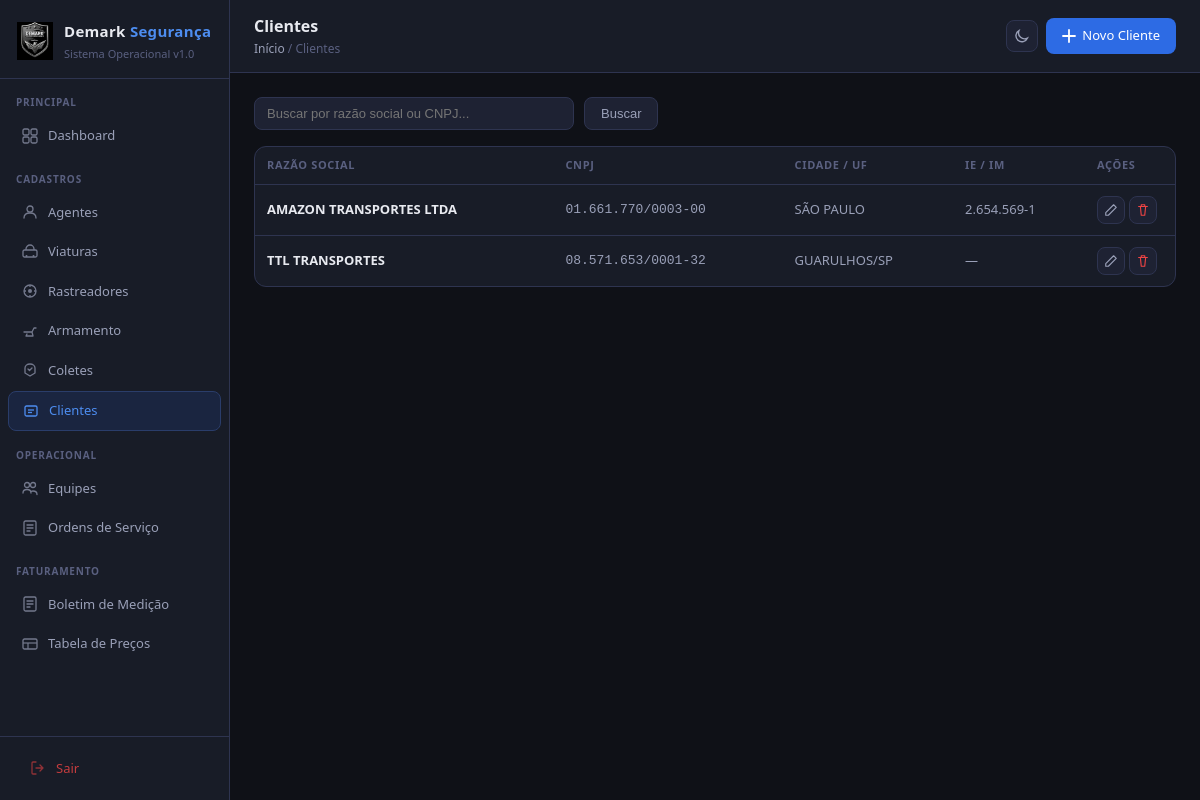
The app's page /clientes/ (signed in) with its own data.
### cadastros/models.py (models this page shows, shortened)
class Cliente(models.Model):
    razao_social = models.CharField(max_length=200, verbose_name='Razao Social')
    cnpj = models.CharField(max_length=18, unique=True, verbose_name='CNPJ')
    inscricao_estadual = models.CharField(max_length=30, blank=True, verbose_name='IE / IM')
    endereco = models.CharField(max_length=300, blank=True, verbose_name='Endereco')
    cidade_uf = models.CharField(max_length=100, blank=True, verbose_name='Cidade / UF')
    cep = models.CharField(max_length=9, blank=True, verbose_name='CEP')
    criado_em = models.DateTimeField(auto_now_add=True)
    atualizado_em = models.DateTimeField(auto_now=True)
    class Meta:
        verbose_name = 'Cliente'
        verbose_name_plural = 'Clientes'
        ordering = ['razao_social']

### cadastros/views.py (the view)
# urls.py: path('clientes/', views.cliente_list, name='cliente_list'),
@login_required
def cliente_list(request):
    q = request.GET.get('q', '')
    clientes = Cliente.objects.all()
    if q:
        clientes = clientes.filter(Q(razao_social__icontains=q) | Q(cnpj__icontains=q))
    return render(request, 'cadastros/cliente_list.html', {'clientes': clientes, 'q': q})

### cadastros/templates/cadastros/cliente_list.html (shortened to what this page needs)
{% extends 'cadastros/base.html' %}
{% block page_title %}Clientes{% endblock %}
{% block breadcrumb %}<a href="{% url 'dashboard' %}">Início</a> / Clientes{% endblock %}
{% block topbar_actions %}<a href="{% url 'cliente_create' %}" class="btn btn-primary"><svg width="14" height="14" fill="none" viewBox="0 0 14 14"><path d="M7 1v12M1 7h12" stroke="currentColor" stroke-width="1.8" stroke-linecap="round"/></svg> Novo Cliente</a>{% endblock %}
{% block content %}
<div class="search-bar">
  <form method="get" style="display:flex;gap:10px;flex:1">
    <input type="text" name="q" value="{{ q }}" placeholder="Buscar por razão social ou CNPJ...">
    <button type="submit" class="btn btn-secondary">Buscar</button>
  </form>
</div>
<div class="card" style="padding:0">
  <div class="table-wrap">
    <table>
      <thead>
        <tr><th>Razão Social</th><th>CNPJ</th><th>Cidade / UF</th><th>IE / IM</th><th style="width:90px">Ações</th></tr>
      </thead>
      <tbody>
        {% for c in clientes %}
        <tr>
          <td><strong style="color:var(--text)">{{ c.razao_social }}</strong></td>
          <td style="font-family:monospace;color:var(--text2)">{{ c.cnpj }}</td>
          <td style="color:var(--text2)">{{ c.cidade_uf|default:"—" }}</td>
          <td style="color:var(--text2)">{{ c.inscricao_estadual|default:"—" }}</td>
          <td>
            <div style="display:flex;gap:4px">
              <a href="{% url 'cliente_edit' c.pk %}" class="btn-icon" title="Editar"><svg width="14" height="14" fill="none" viewBox="0 0 16 16"><path d="M11 2l3 3L5 14H2v-3L11 2z" stroke="currentColor" stroke-width="1.3" stroke-linejoin="round"/></svg></a>
              <a href="{% url 'cliente_delete' c.pk %}" class="btn-icon" title="Excluir" style="color:var(--red)"><svg width="14" height="14" fill="none" viewBox="0 0 16 16"><path d="M3 4h10M6 4V2h4v2M5 4l1 10h4l1-10" stroke="currentColor" stroke-width="1.3" stroke-linecap="round" stroke-linejoin="round"/></svg></a>
            </div>
          </td>
        </tr>
        {% empty %}
        <tr><td colspan="5" style="text-align:center;color:var(--text3);padding:32px">Nenhum cliente encontrado.</td></tr>
        {% endfor %}
      </tbody>
    </table>
  </div>
</div>
{% endblock %}

### cadastros/templates/cadastros/base.html (style rules this page uses)
* { box-sizing:border-box;margin:0;padding:0 }
:root { --bg:#0f1117;--bg2:#181c27;--bg3:#1e2233;--bg4:#252a3a; --border:#2e3450;--border2:#3a4060; --text:#e8eaf0;--text2:#9aa0b8;--text3:#5a6080; --blue:#2d6be4;--blue2:#1a4db8;--blue-light:#4d8df0; --blue-bg:#1a2540;--blue-border:#2a3d6a; --green:#22c55e;--green-bg:#0f2a1a; --red:#ef4444;--red-bg:#2a0f0f; --amber:#f59e0b;--amber-bg:#2a1f0a; --gray:#64748b; --radius:8px;--radius-lg:12px; }
body { font-family:'Segoe UI',system-ui,sans-serif;background:var(--bg);color:var(--text);font-size:14px;line-height:1.5;display:flex;min-height:100vh }
.topbar-left .breadcrumb a { color:var(--text2);text-decoration:none }
.btn { display:inline-flex;align-items:center;gap:6px;padding:8px 16px;border-radius:var(--radius);font-size:13px;font-weight:500;cursor:pointer;border:none;text-decoration:none;transition:all .15s }
.btn-primary { background:var(--blue);color:#fff }
.btn-secondary { background:var(--bg3);color:var(--text2);border:1px solid var(--border) }
.btn-icon { padding:6px;border-radius:var(--radius);background:var(--bg3);border:1px solid var(--border);color:var(--text2);cursor:pointer;display:inline-flex;align-items:center;transition:all .15s }
.card { background:var(--bg2);border:1px solid var(--border);border-radius:var(--radius-lg);padding:20px }
.table-wrap { overflow-x:auto }
table { width:100%;border-collapse:collapse }
th { text-align:left;padding:10px 12px;font-size:11px;font-weight:600;color:var(--text3);text-transform:uppercase;letter-spacing:.06em;border-bottom:1px solid var(--border) }
td { padding:11px 12px;font-size:13px;border-bottom:1px solid var(--border);vertical-align:middle }
tr:last-child td { border-bottom:none }
.search-bar { display:flex;gap:10px;margin-bottom:16px;align-items:center }
.search-bar input { background:var(--bg3);border:1px solid var(--border);border-radius:var(--radius);padding:8px 12px;color:var(--text);font-size:13px;outline:none;flex:1;max-width:320px }

### records on screen
Cliente: razao_social "AMAZON TRANSPORTES LTDA", cnpj "01.661.770/0003-00", cidade_uf "SÃO PAULO", inscricao_estadual "2.654.569-1"
Cliente: razao_social "TTL TRANSPORTES", cnpj "08.571.653/0001-32", cidade_uf "GUARULHOS/SP", inscricao_estadual "—"
